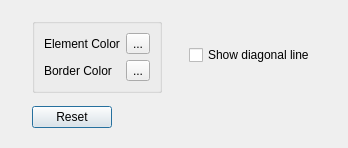
<?xml version="1.0" encoding="UTF-8"?>
<ui version="4.0">
 <class>Preferences</class>
 <widget class="QDialog" name="Preferences">
  <property name="geometry">
   <rect>
    <x>0</x>
    <y>0</y>
    <width>348</width>
    <height>148</height>
   </rect>
  </property>
  <property name="sizePolicy">
   <sizepolicy hsizetype="Fixed" vsizetype="Fixed">
    <horstretch>0</horstretch>
    <verstretch>0</verstretch>
   </sizepolicy>
  </property>
  <property name="maximumSize">
   <size>
    <width>348</width>
    <height>148</height>
   </size>
  </property>
  <property name="windowTitle">
   <string>Preferences</string>
  </property>
  <layout class="QGridLayout" name="gridLayout">
   <item row="1" column="1">
    <widget class="QGroupBox" name="groupBox">
     <property name="title">
      <string/>
     </property>
     <layout class="QGridLayout" name="gridLayout_2">
      <item row="0" column="1">
       <widget class="QToolButton" name="toolButton">
        <property name="text">
         <string>...</string>
        </property>
       </widget>
      </item>
      <item row="0" column="0">
       <widget class="QLabel" name="label">
        <property name="text">
         <string>Element Color</string>
        </property>
       </widget>
      </item>
      <item row="1" column="1">
       <widget class="QToolButton" name="toolButton_2">
        <property name="text">
         <string>...</string>
        </property>
       </widget>
      </item>
      <item row="1" column="0">
       <widget class="QLabel" name="label_2">
        <property name="text">
         <string>Border Color</string>
        </property>
       </widget>
      </item>
     </layout>
    </widget>
   </item>
   <item row="1" column="2">
    <widget class="QCheckBox" name="checkBox">
     <property name="sizePolicy">
      <sizepolicy hsizetype="Fixed" vsizetype="Fixed">
       <horstretch>0</horstretch>
       <verstretch>0</verstretch>
      </sizepolicy>
     </property>
     <property name="text">
      <string>Show diagonal line</string>
     </property>
    </widget>
   </item>
   <item row="2" column="1">
    <widget class="QPushButton" name="reset">
     <property name="sizePolicy">
      <sizepolicy hsizetype="Fixed" vsizetype="Fixed">
       <horstretch>0</horstretch>
       <verstretch>0</verstretch>
      </sizepolicy>
     </property>
     <property name="text">
      <string>Reset</string>
     </property>
    </widget>
   </item>
  </layout>
 </widget>
 <resources/>
 <connections/>
</ui>
